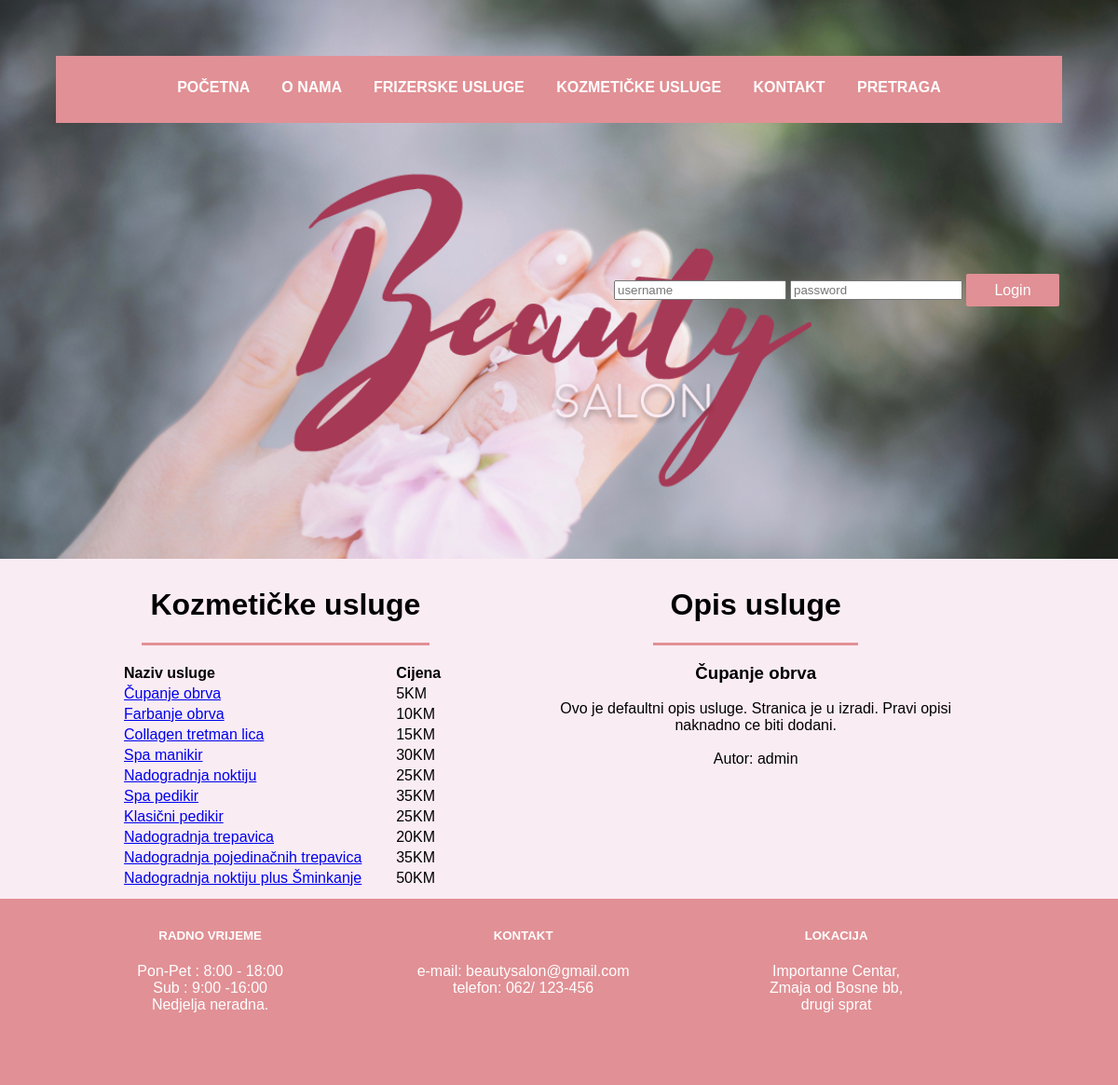
Screenshot of /kusluge1.php with the database file from the repository.
### tables this page shows
CREATE TABLE `kusluge` (
  `id` int(11) NOT NULL,
  `nazivusluge` varchar(200) NOT NULL,
  `cijena` int(11) NOT NULL
);

CREATE TABLE `korisnici` (
  `id` int(11) NOT NULL,
  `username` varchar(20) NOT NULL,
  `password` varchar(20) NOT NULL
);

### kusluge1.php (the view, shortened to what this page needs)
<!DOCTYPE html>
<html>
<head>
	<link rel="stylesheet" type="text/css" href="style.css">
</head>
<body>
    <div class="red" id="nav">
<div id="nwrapper" class="navig">
<ul id="TopNav" class="topnav">
	<li> <a id="trenutni" href="index.php"> POČETNA </a></li>
	<li> <a href="onama.php"> O NAMA </a></li>
	<li> <a href="ffusluge.php"> FRIZERSKE USLUGE </a></li>
	<li> <a href="kusluge1.php"> KOZMETIČKE USLUGE </a></li>
	<li> <a href="kontakt.php" > KONTAKT </a></li>
   	<li> <a href="pretraga.php" > PRETRAGA </a></li>
</ul>
</div>
<div id="logo" >
	<img src="Slike/logo.png" alt="">
</div>
  <div id="login">
<table>
<form action="" method="post">
        <TR><TD><input type="text" id="username" name="username" placeholder="username"></TD>
        <TD><input id="password" name="password" placeholder="password" type="password" ></TD>
        <TD><input name="submit" type="submit" value=" Login " class="dugme" ></TD>
        </TR>
  </form>
        </table>
</div>
</div>
<div class="red" id="main">
	<div class="kolona dva">
		<div class="underline" style="width: 70%;margin-right: 5%;	margin-left: 5%;"> <h1>Kozmetičke usluge</h1></div>
		<?php
        $veza = new PDO("mysql:dbname=beautysalon;host=localhost;charset=utf8", "zerina", "wtspirala4");
        $veza->exec("set names utf8");
        $upit= $veza->query("SELECT id, nazivusluge, cijena FROM `kusluge` order by id asc");
        print "<table style='text-align:left;  margin-right:10%; width:80%;'>";
        print "<tr><th>Naziv usluge</th><th>Cijena</th></tr><br>";
        foreach($upit as $kusluga){
        $k= $kusluga['nazivusluge'];
        print "<tr><td><a href='kusluge1.php?q=$k'> ".$kusluga['nazivusluge']." </a></td><td>".$kusluga['cijena']."KM</td></tr>";
        }
         print "</table>";
        ?>
	</div>
<div class="kolona dva">
<div class="underline"><h1>Opis usluge</h1></div>
    <div id="detalji" >
<?php
$veza = new PDO("mysql:dbname=beautysalon;host=localhost;charset=utf8", "zerina", "wtspirala4");
$veza->exec("set names utf8");
        $q="Čupanje obrva";
print " <h3>$q</h3>";
$upit= $veza->query("SELECT opis FROM `uslugedetalji` WHERE `nazivusluge` LIKE '$q'");
$upit1= $veza->query("SELECT autor FROM `uslugedetalji` WHERE `nazivusluge` LIKE '$q'");
$up1= $upit1->fetchColumn();
$up= $upit->fetchColumn();
$autor= $veza->query("SELECT username FROM `korisnici` WHERE `id` LIKE '$up1'");
$au=$autor->fetchColumn();
    echo $up;
        echo "<br><br>";
        if($au != "")
        echo "Autor: ".$au;
    ?>
</div>
</div>
</div>
<div class="red" id="footer">
	<div class="kolona jedan">
	<h5>RADNO VRIJEME</h5>
	<p>	Pon-Pet : 8:00 - 18:00 <br>
	Sub : 9:00 -16:00 <br>
	Nedjelja neradna. </p>
	</div>
	<div class="kolona dva">
	<h5>KONTAKT</h5>
	<p>e-mail: beautysalon@gmail.com <br>
	telefon: 062/ 123-456<p>
	</div>
	<div class="kolona jedan">
		<h5>LOKACIJA</h5>
		<p>Importanne Centar,<br>
		 Zmaja od Bosne bb, <br>
		drugi sprat</p>
	</div>
</div>
</body>
</html>

### style.css (style rules this page uses)
* { box-sizing: border-box; font-family: "Trebuchet MS", Helvetica, sans-serif; }
body { width: 100%; margin: 0 auto; background-color: #faecf3; max-width: 1440px; }
.red { width:100%; float:left; min-height: 1px; padding: 0; margin: 0; }
.kolona { display: inline-block; float: left; min-height: 20px; padding: 10px; text-align: center; }
.kolona:first-child { margin-left: 0px; }
.kolona:last-child { margin-right: 0px; }
.kolona.dva { width: 48%; }
.kolona.jedan { width: 22%; }
.kolona p { color: #363334; }
h1 { color: black; text-align: center; }
.underline { border-bottom: 3px solid #e19095; width: 50%; margin-right: 25%; margin-left: 25%; }
#nav { width: 100%; height: 600px; background: url(Slike/2-min.jpg); background-size: cover; }
#logo img { width: 60%; margin-left: 20%; margin-right: 20%; max-height: 100%; margin-bottom: 5%; }
#nwrapper { height: 12%; max-width: 90%; background: #e19095; margin-top: 5%; text-align: center; margin-left: 5%; margin-right: 5%; margin-bottom: 1%; }
#nwrapper ul li { list-style: none; display: inline; font-weight: bold; padding: 20px 10px 20px 10px; top:100px; }
ul li { list-style: none; }
#nwrapper ul { padding-top: 25px; padding-left: 0; }
#nwrapper a { color: white; text-decoration: none; padding: 5px; }
#trenutni { text-decoration: underline; }
#main { margin-left: 10%; margin-right: 10%; width: 80%; min-height: 350px; }
#footer { width: 100%; height: 200px; background: #e19095; text-align:center; padding-left: 10%; padding-right: 10%; }
#footer p { font-family: "Trebuchet MS", Helvetica, sans-serif; color: white; }
#footer h5 { font-family: "Trebuchet MS", Helvetica, sans-serif; color: white; }
.dugme { width:100px; background: #e19095; border: 0; height:35px; border-radius:2px; font-size:100%; color: white; }
#login { position: absolute; right: 5%; top: 25%; }

### rows the page displays
kusluge: nazivusluge "Čupanje obrva", cijena "5"
kusluge: nazivusluge "Farbanje obrva", cijena "10"
kusluge: nazivusluge "Collagen tretman lica", cijena "15"
kusluge: nazivusluge "Spa manikir", cijena "30"
kusluge: nazivusluge "Nadogradnja noktiju", cijena "25"
kusluge: nazivusluge "Spa pedikir", cijena "35"
kusluge: nazivusluge "Klasični pedikir", cijena "25"
kusluge: nazivusluge "Nadogradnja trepavica", cijena "20"
kusluge: nazivusluge "Nadogradnja pojedinačnih trepavica", cijena "35"
kusluge: nazivusluge "Nadogradnja noktiju plus Šminkanje", cijena "50"
korisnici: username "admin"

### other values shown
$q "Čupanje obrva"
$up "Ovo je defaultni opis usluge. Stranica je u izradi. Pravi opisi naknadno ce biti dodani."
